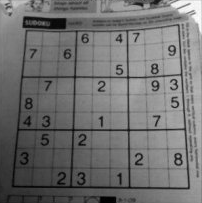
#> input picture opencv/03_image-processing/morphology/sudoku.png, 202 x 203 px
$ python morphological_transform.py
#> lines starting #> are read from the running program, lines starting #| are printed output that depends on the picture
import cv2
import numpy as np

img = cv2.imread('sudoku.png',0)
#> img is the input picture: shape (203, 202); min 0, max 255, mean 112.2
img = cv2.resize(img,None,fx=2,fy=2,interpolation=cv2.INTER_CUBIC)
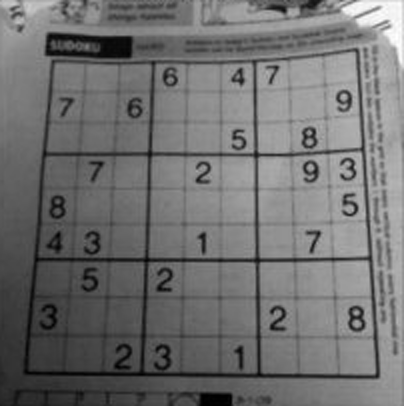
#> img: shape (406, 404); min 0, max 255, mean 112.2
kernel = np.ones((5,5),np.uint8)

erosion = cv2.erode(img,kernel,iterations=1)
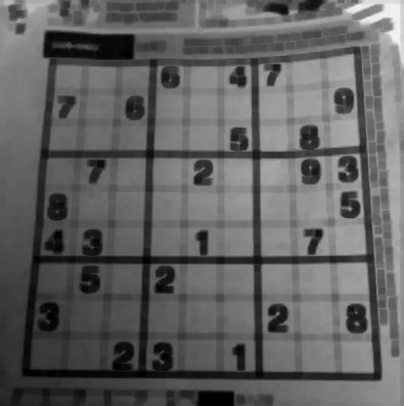
#> erosion: shape (406, 404); min 0, max 245, mean 97.1
dilation = cv2.dilate(img,kernel,iterations=1)
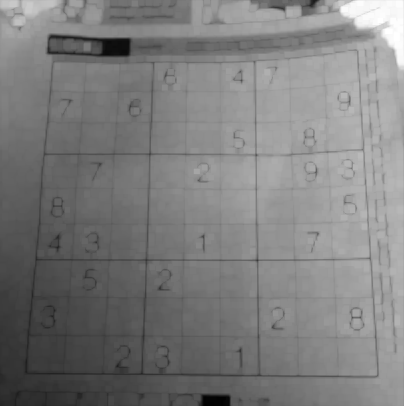
#> dilation: shape (406, 404); min 1, max 255, mean 125.2
opening = cv2.morphologyEx(img,cv2.MORPH_OPEN,kernel) # erosion followed by dilation
closing = cv2.morphologyEx(img,cv2.MORPH_CLOSE,kernel) # dilation followed by erosion
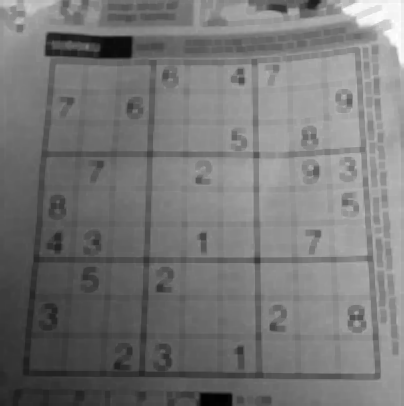
#> closing: shape (406, 404); min 1, max 255, mean 118.2
gradient = cv2.morphologyEx(img,cv2.MORPH_GRADIENT,kernel) # difference between dilation and erosion of an image
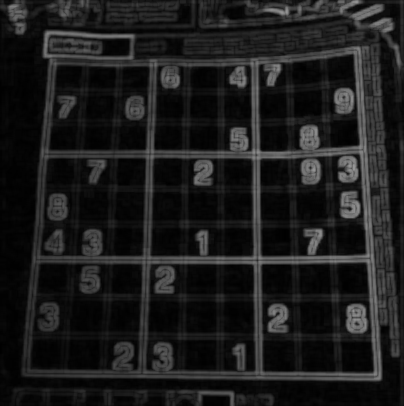
#> gradient: shape (406, 404); min 0, max 149, mean 28.1
tophat = cv2.morphologyEx(img,cv2.MORPH_TOPHAT,kernel) # difference between input image and Opening of the image
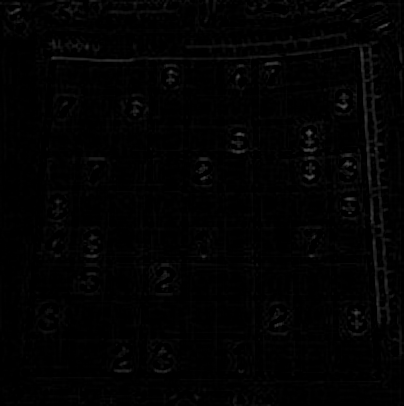
#> tophat: shape (406, 404); min 0, max 87, mean 2.5
blackhat = cv2.morphologyEx(img,cv2.MORPH_BLACKHAT,kernel) # difference between input image and Closing of the image
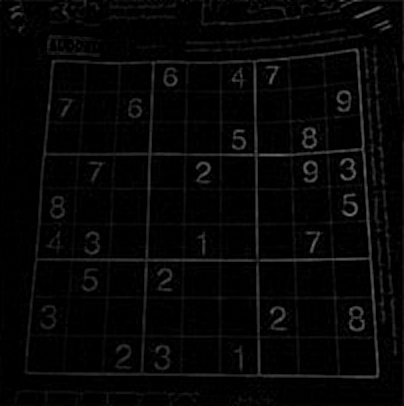
#> blackhat: shape (406, 404); min 0, max 109, mean 6

cv2.imshow('original',img)
cv2.imshow('erosion',erosion)
cv2.imshow('dilation',dilation)
cv2.imshow('opening',opening)
cv2.imshow('closing',closing)
cv2.imshow('gradient',gradient)
cv2.imshow('top hat',tophat)
cv2.imshow('black hat',blackhat)

cv2.waitKey(0)
cv2.destroyAllWindows()
